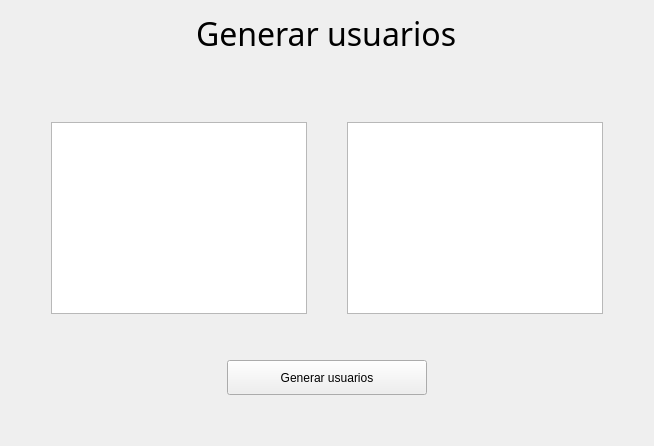
      <widget class="QWidget" name="page_a3">
       <layout class="QHBoxLayout" name="horizontalLayout_16">
        <item>
         <layout class="QGridLayout" name="gridLayout_6">
          <item row="5" column="0">
           <spacer name="verticalSpacer_17">
            <property name="orientation">
             <enum>Qt::Vertical</enum>
            </property>
            <property name="sizeHint" stdset="0">
             <size>
              <width>20</width>
              <height>40</height>
             </size>
            </property>
           </spacer>
          </item>
          <item row="3" column="0">
           <spacer name="verticalSpacer_15">
            <property name="orientation">
             <enum>Qt::Vertical</enum>
            </property>
            <property name="sizeHint" stdset="0">
             <size>
              <width>20</width>
              <height>40</height>
             </size>
            </property>
           </spacer>
          </item>
          <item row="8" column="0">
           <spacer name="verticalSpacer_16">
            <property name="orientation">
             <enum>Qt::Vertical</enum>
            </property>
            <property name="sizeHint" stdset="0">
             <size>
              <width>20</width>
              <height>40</height>
             </size>
            </property>
           </spacer>
          </item>
          <item row="1" column="0" alignment="Qt::AlignHCenter">
           <widget class="QLabel" name="label_33">
            <property name="font">
             <font>
              <family>Bahnschrift</family>
              <pointsize>24</pointsize>
             </font>
            </property>
            <property name="text">
             <string>Generar usuarios</string>
            </property>
           </widget>
          </item>
          <item row="6" column="0" alignment="Qt::AlignHCenter">
           <widget class="QPushButton" name="pushButton_generarUsuarios">
            <property name="minimumSize">
             <size>
              <width>200</width>
              <height>35</height>
             </size>
            </property>
            <property name="maximumSize">
             <size>
              <width>600</width>
              <height>16777215</height>
             </size>
            </property>
            <property name="text">
             <string>Generar usuarios</string>
            </property>
           </widget>
          </item>
          <item row="4" column="0">
           <layout class="QHBoxLayout" name="horizontalLayout">
            <property name="spacing">
             <number>0</number>
            </property>
            <property name="topMargin">
             <number>20</number>
            </property>
            <item>
             <spacer name="horizontalSpacer_25">
              <property name="orientation">
               <enum>Qt::Horizontal</enum>
              </property>
              <property name="sizeHint" stdset="0">
               <size>
                <width>40</width>
                <height>20</height>
               </size>
              </property>
             </spacer>
            </item>
            <item>
             <widget class="QTableView" name="tableView_votantes">
              <property name="editTriggers">
               <set>QAbstractItemView::NoEditTriggers</set>
              </property>
              <property name="dragDropOverwriteMode">
               <bool>false</bool>
              </property>
              <property name="selectionMode">
               <enum>QAbstractItemView::SingleSelection</enum>
              </property>
              <attribute name="verticalHeaderVisible">
               <bool>false</bool>
              </attribute>
             </widget>
            </item>
            <item>
             <spacer name="horizontalSpacer_24">
              <property name="orientation">
               <enum>Qt::Horizontal</enum>
              </property>
              <property name="sizeHint" stdset="0">
               <size>
                <width>40</width>
                <height>20</height>
               </size>
              </property>
             </spacer>
            </item>
            <item>
             <widget class="QTableView" name="tableView_partidos">
              <property name="editTriggers">
               <set>QAbstractItemView::NoEditTriggers</set>
              </property>
              <property name="selectionMode">
               <enum>QAbstractItemView::SingleSelection</enum>
              </property>
              <attribute name="verticalHeaderVisible">
               <bool>false</bool>
              </attribute>
             </widget>
            </item>
            <item>
             <spacer name="horizontalSpacer_26">
              <property name="orientation">
               <enum>Qt::Horizontal</enum>
              </property>
              <property name="sizeHint" stdset="0">
               <size>
                <width>40</width>
                <height>20</height>
               </size>
              </property>
             </spacer>
            </item>
           </layout>
          </item>
         </layout>
        </item>
       </layout>
      </widget>
